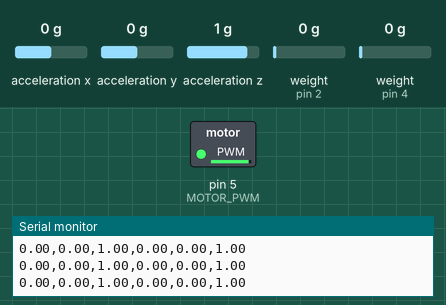
Bench run of a sketch on a simulated Arduino Uno, built with avr-gcc and run on an emulated ATmega328P. Parts: switched loads named in the sketch (green lamp = pin HIGH), the last lines printed to the serial monitor. Wiring (inferred from the names in the program): ADXL345 accelerometer at I2C address 0x53. Inputs (shaded band) come from the test bench; at power-on: weight on the scale (sensors on pin 2, pin 4) 0 g, acceleration x 0 g, acceleration y 0 g, acceleration z 1 g.

Above: at 7.2 s.
7.3 s: weight on the scale (sensor on pin 2) set to 100 g
At 8.06 s:
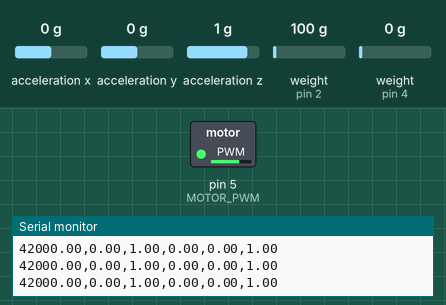
10.3 s: weight on the scale (sensor on pin 4) set to 100 g
At 10.41 s:
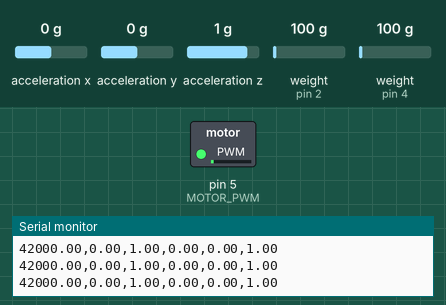
Timing chart, 0 to 19.3 s (numbered marks = the images above; inputs shaded):
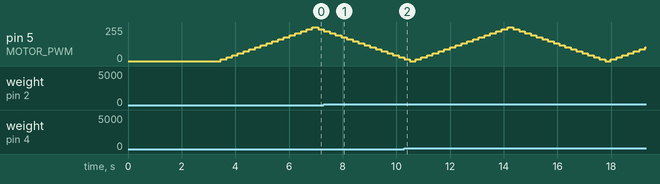

The sketch:

load_cell_test.ino
```cpp
#include "HX711.h"
#include <Wire.h>
#include <math.h>

// ===============================
// HX711 objects
// ===============================
HX711 scale1;
HX711 scale2;

// Pin definitions (kept exactly as requested)
#define DOUT1  2
#define SCK1   1

#define DOUT2  4
#define SCK2   3

// ===============================
// Vibration motor
// ===============================
#define MOTOR_PWM 5

// ===============================
// ADXL345 I2C settings
// ===============================
#define ADXL345_ADDR 0x53

float ax_g = 0.0;
float ay_g = 0.0;
float az_g = 0.0;
float accelMag_g = 0.0;

// Motor PWM variables
int motorPWM = 0;
int pwmStep = 15;

// ===============================
// Function: write one byte to ADXL345
// ===============================
void writeRegister(byte reg, byte value) {
  Wire.beginTransmission(ADXL345_ADDR);
  Wire.write(reg);
  Wire.write(value);
  Wire.endTransmission();
}

// ===============================
// Function: initialize ADXL345
// ===============================
void initADXL345() {
  // Put device into standby first
  writeRegister(0x2D, 0x00);
  delay(10);

  // Full resolution, +/-2g range
  writeRegister(0x31, 0x08);
  delay(10);

  // Output data rate = 100 Hz
  writeRegister(0x2C, 0x0D);
  delay(10);

  // Put device into measurement mode
  writeRegister(0x2D, 0x08);
  delay(10);
}

// ===============================
// Function: read ADXL345 raw data
// ===============================
void readADXL345() {
  Wire.beginTransmission(ADXL345_ADDR);
  Wire.write(0x32);   // DATAX0
  Wire.endTransmission(false);

  Wire.requestFrom(ADXL345_ADDR, 6, true);

  if (Wire.available() == 6) {
    int16_t rawX = Wire.read() | (Wire.read() << 8);
    int16_t rawY = Wire.read() | (Wire.read() << 8);
    int16_t rawZ = Wire.read() | (Wire.read() << 8);

    // ADXL345 full-resolution scale factor ≈ 3.9 mg/LSB
    ax_g = rawX * 0.0039;
    ay_g = rawY * 0.0039;
    az_g = rawZ * 0.0039;

    accelMag_g = sqrt(ax_g * ax_g + ay_g * ay_g + az_g * az_g);
  }
}

// ===============================
// Setup
// ===============================
void setup() {
  Serial.begin(9600);
  delay(1000);

  // Initialize HX711s
  scale1.begin(DOUT1, SCK1);
  scale2.begin(DOUT2, SCK2);

  scale1.set_scale();
  scale1.tare();

  scale2.set_scale();
  scale2.tare();

  // Initialize I2C and ADXL345
  Wire.begin();
  initADXL345();

  // Initialize motor pin
  pinMode(MOTOR_PWM, OUTPUT);
  analogWrite(MOTOR_PWM, 0);

  // Header for Serial Plotter / CSV
  Serial.println("LC1,LC2,VibeMag,X,Y,Z");
}

// ===============================
// Loop
// ===============================
void loop() {
  // Read load cells
  float reading1 = scale1.get_units(1);
  float reading2 = scale2.get_units(1);

  // Read accelerometer
  readADXL345();

  // Simple motor PWM ramp up/down
  analogWrite(MOTOR_PWM, motorPWM);
  motorPWM += pwmStep;

  if (motorPWM >= 255) {
    motorPWM = 255;
    pwmStep = -pwmStep;
  }
  else if (motorPWM <= 0) {
    motorPWM = 0;
    pwmStep = -pwmStep;
  }

  // Serial Plotter output: 6 traces
  Serial.print(reading1);
  Serial.print(",");
  Serial.print(reading2);
  Serial.print(",");
  Serial.print(accelMag_g);
  Serial.print(",");
  Serial.print(ax_g);
  Serial.print(",");
  Serial.print(ay_g);
  Serial.print(",");
  Serial.println(az_g);

  delay(10);   // 10 Hz
}
```
